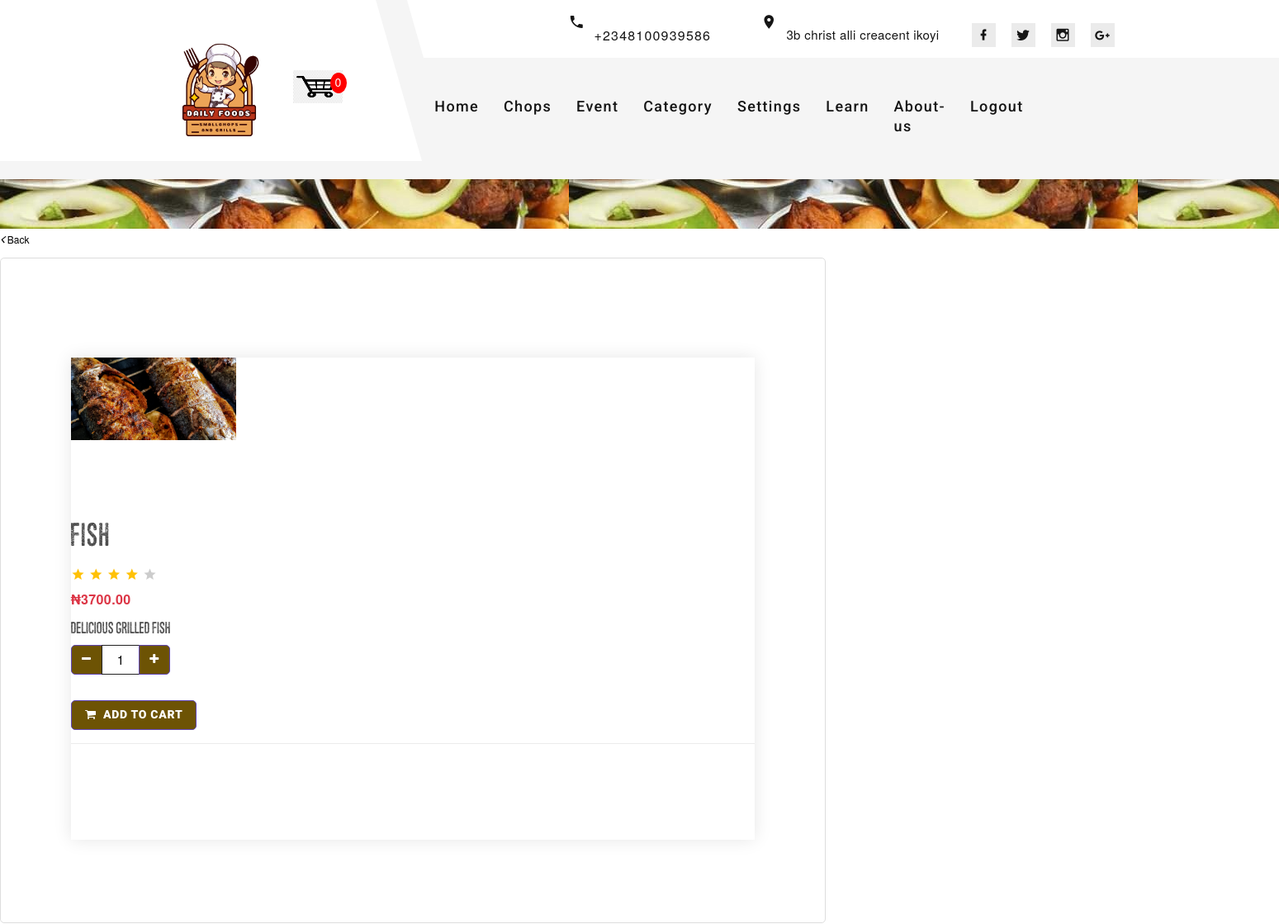
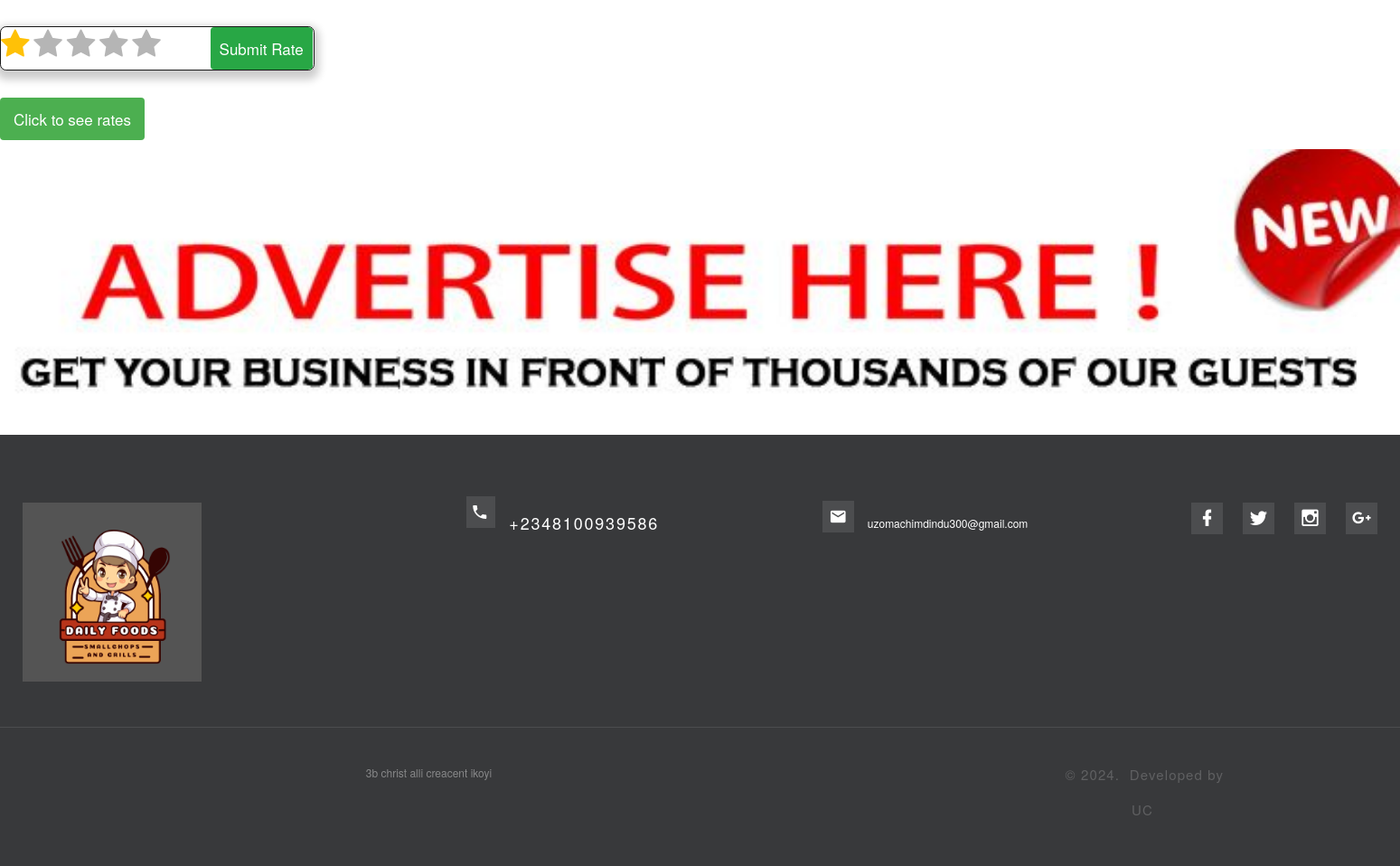
Page /chops_detail/11/ (signed in) on the committed database (2 pictures, top to bottom).
### smallchops/models.py (models this page shows, shortened)
class Product(models.Model):
    name = models.CharField(max_length=200, null=True)
    price = models.DecimalField(max_digits=7, decimal_places=2)
    description = models.TextField( max_length=500, null=True)
    date_created = models.DateTimeField(auto_now_add=True, null=True)
    category = models.ManyToManyField(Category, related_name='products')
    image = models.ImageField( upload_to="products/", null=True, blank=True)
    @property
    def imageURL(self):
        try:
            url = self.image.url
        except:
            url = ''
        return url

### smallchops/decorators.py (the view)
        def wrapper_func(request, *args, **kwargs):
            group = None
            if request.user.groups.exists():
                group = request.user.groups.all()[0].name
            if group in allowed_roles:
              return view_func(request, *args, **kwargs)
            else:
                return HttpResponse('you are not allowed to view this page')

### smallchops/models.py (called while the page is built)
    def __str__(self):
        return str(self.user)

    def __str__(self):
        return f"Rate by {self.customer} for {self.rating}"

    @property
    def get_cart_items(self):
        orderitems = self.orderitem_set.all()
        total = sum([item.quantity for item in orderitems])
        return total

### smallchops/templatetags/custom_filters.py (called while the page is built)
@register.filter(name='num_range')
def num_range(value):
    if value is None:
        return []
    return range(int(value))

### smallchops/utils.py (called while the page is built)
def cartData(request):
    items = []
    order = {'get_cart_total': 0, 'get_cart_items': 0, 'shipping': False}
    cartItems = order['get_cart_items']
    if request.user.is_authenticated:
        customer = request.user.customer
        order, created = Order.objects.get_or_create(customer=customer, complete=False,)
        items = order.orderitem_set.all()
        cartItems = order.get_cart_items
    return {'items': items, 'order': order, 'cartItems': cartItems}

### smallchops/views.py (called while the page is built)
@login_required(login_url='login')
@allowed_users(allowed_roles=['customer'])
def ChopsDetail(request, product_id):
    categories = Category.objects.all()
    product = Product.objects.get(pk=product_id)
    ratings = Rating.objects.filter(product=product).select_related('customer')
    data = cartData(request)
    cartItems = data['cartItems']
    items = data['items']
    print('ratings:', ratings)
    if ratings.exists():
        average_rating = sum(rating.rating for rating in ratings) / ratings.count()
    else:
        average_rating = None
    context = {'items': items, 'product':product,  'cartItems': cartItems, 'categories': categories, 'average_rating': average_rating, 'ratings': ratings}
    return render(request, 'chops/chops_detail.html',  context)

### templates/chops/chops_detail.html (shortened to what this page needs)
{% extends 'chops/base.html' %}
{% load static %}
{% load custom_filters %}
{% block content %}
<div class="backsp">
    <p><a href="{% url 'chops' %}"><i style='font-size:15px' class='fas fa-angle-left'></i> Back</a>
    <div class="product-detail">
        <div class="roww">
            <div class="pro-img-container">
                <img class="pro-img" src="{{ product.imageURL }}" alt="{{ product.name }}" />
            </div>
            <div class="parallax-content section-xl text-md-left">
                <div>
                    <h4 class="product-title">{{product.name}}</h4>
                    <div class="product-rating_av">
                        {% for i in 5|num_range %}
                            {% if i < average_rating %}
                                <span class="mdi mdi-star"></span>
                            {% else %}
                                <span class="mdi mdi-star text-gray-13"></span>
                            {% endif %}
                        {% endfor %}
                    </div>
                        <div class="product-price-wrap">
                        <div class="product-price">₦{{product.price|floatformat:2}}</div>
                        </div>
                        <br>
                    <div>
                            <h6>{{ product.description }}</h6>
                        </div>
                        <div class="input-group quantity mr-3" style="width: 130px;">
                            <div class="input-group-btn">
                                                <button class="btn btn-primary btn-minus"  >
                                    <i class="fa fa-minus"></i>
                                </button>
                            </div>
                            <input type="text" id="quantityInput_{{ product.id }}" name="quantity" data-product="{{ product.id }}" data-action="add" class="form-control bg-secondary text-center" value="1">
                            <div class="input-group-btn">
                                <button  class="btn btn-primary btn-plus ">
                                    <i class="fa fa-plus"></i>
                                </button>
                            </div>
                        </div>
                        <br>
                        <button data-product={{product.id}} data-action="add"  class="btn btn-primary px-3 update-cart"><i class="fa fa-shopping-cart mr-1"></i> Add To Cart</button>
                </div>
            <hr>
            </div>
        </div>
    </div>
   <div>
        <div class="product-rating">
            <form class="rate-form" data-product-id="{{ product.id }}" action="" method="POST">
                    <span class="fa fa-star fa-2x checked" id="first"></span>
                    <span class="fa fa-star fa-2x" id="second"></span>
                    <span class="fa fa-star fa-2x" id="third"></span>
                    <span class="fa fa-star fa-2x" id="fourth"></span>
                    <span class="fa fa-star fa-2x" id="fifth"></span>
                    <button type="submit" class="btn-success my-btn"> Submit Rate</button>
            </form>
        </div>
        <div class="product-rating_av">
            <button id="ratesBtn">Click to see rates</button>
            <ul>
            </ul>
        </div>
  </div>
</div>
{% endblock %}

### static/css/main.css (style rules this page uses)
h1,h2,h3,h4,h5,h6 { color:hsl(0, 0%, 30%); }
.btn { border-radius: 0; }
.quantity { display: inline-block; font-weight: 700; padding-right:10px; }

### rows in the picture
Product: imageURL (picture), name "Fish", price "3700.00", description "delicious grilled fish"

### other values in the picture
{{ cartItems }} "0"
